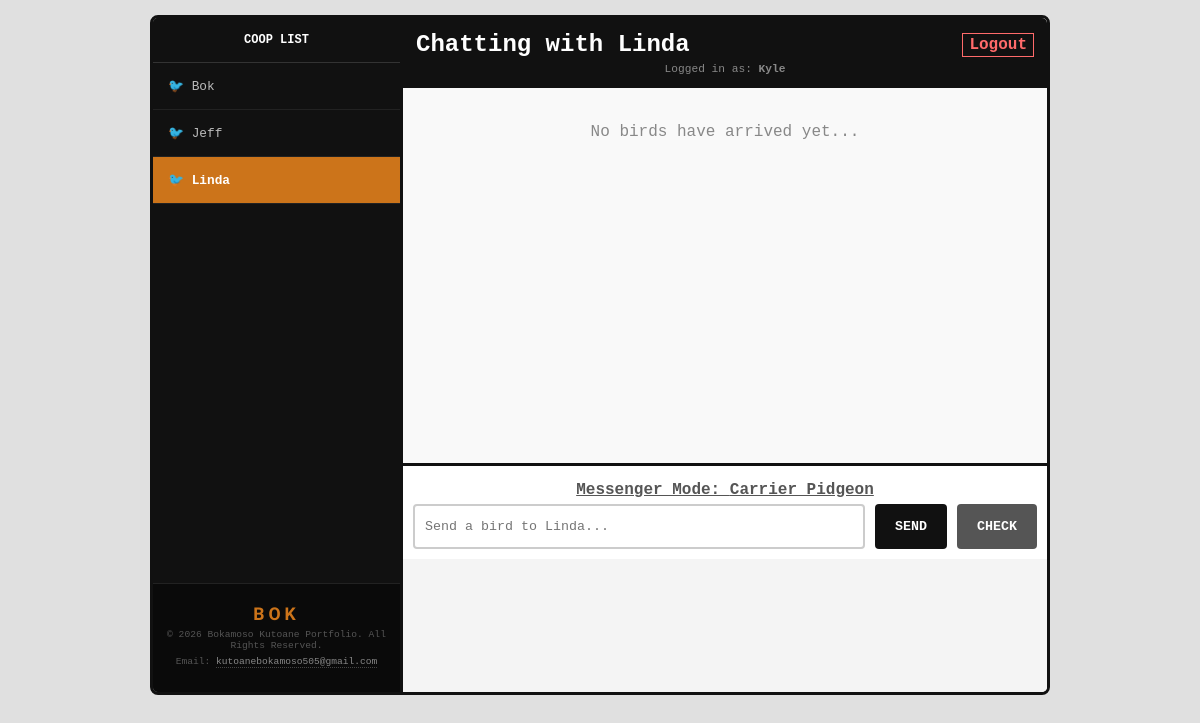
Page /index.php?user=Linda (signed in) on the committed database.
### tables this page shows
CREATE TABLE `users` (
  `id` int(11) NOT NULL,
  `username` text NOT NULL,
  `password` text NOT NULL,
  `onboarding_complete` tinyint(1) DEFAULT 0
);

### index.php (the view, shortened to what this page needs)
<?php
include "db.php";
$me = $_SESSION['username'];
$them = $_GET['user'] ?? '';
$user_sql = "SELECT username FROM users WHERE username != '$me' ORDER BY username ASC";
$user_result = mysqli_query($conn, $user_sql);
$all_users = mysqli_fetch_all($user_result, MYSQLI_ASSOC);
$messages = [];
if (!empty($them)) {
  $msg_sql = "SELECT * FROM messages
              WHERE ((name = '$me' AND receiver = '$them') OR (name = '$them' AND receiver = '$me'))
              AND scheduled_arrival <= CURRENT_TIMESTAMP
              ORDER BY scheduled_arrival DESC";
  $msg_result = mysqli_query($conn, $msg_sql);
  if ($msg_result) {
    $messages = mysqli_fetch_all($msg_result, MYSQLI_ASSOC);
  }
}
?>
<!DOCTYPE html>
<html>
  <head>
    <link rel="stylesheet" href="style.css">
  </head>
  <body>
    <div class="chat-app">
      <div class="chat-sidebar">
        <div class="sidebar-header">COOP LIST</div>
          <div class="user-list">
            <?php foreach ($all_users as $user): ?>
              <a href="index.php?user=<?php echo urlencode($user['username']); ?>"
                class="user-link <?php echo ($them == $user['username']) ? 'active' : ''; ?>">
                🐦 <?php echo htmlspecialchars($user['username']); ?>
              </a>
            <?php endforeach; ?>
          </div>
          <div class="footer-info">
            <p class="logo">BOK</p>
            <p>&copy; 2026 Bokamoso Kutoane Portfolio. All Rights Reserved.</p>
            <p>Email: <a href="mailto:kutoanebokamoso505@gmail.com">kutoanebokamoso505@gmail.com</a></p>
          </div>
        </div>
      <div class="chat-main">
        <div class="chat-header">
          <div class="header-info-top" style="display:flex; justify-content: space-between; align-items:center;">
            <h2 style="margin:0;">
              <?php echo $them ? "Chatting with " . htmlspecialchars($them) : "Bird Noise*"; ?>
            </h2>
            <a href="logout.php" class="logout-btn">Logout</a>
          </div>
          <div style="font-size: 0.7rem; margin-top: 5px; color: #888;">
            Logged in as: <strong><?php echo htmlspecialchars($me); ?></strong>
          </div>
        </div>
        <div class="chat-body">
          <?php if ($them): ?>
            <?php if (!empty($messages)): ?>
              <?php foreach ($messages as $msg): ?>
                <?php $class = (strtolower($msg['name']) === strtolower($me)) ? 'sent' : 'received'; ?>
                <div class="message-row <?php echo $class; ?>">
                  <div class="message-bubble">
                    <div class="message-top">
                      <span class="username"><?php echo htmlspecialchars($msg['name']); ?></span>
                      <span class="msg-index">via: <?php echo $msg['transportation']; ?></span>
                    </div>
                    <div class="message-text"><?php echo htmlspecialchars($msg['message']); ?></div>
                    <div class="message-times"><span><?php echo $msg['time_sent']; ?></span></div>
                  </div>
                </div>
              <?php endforeach; ?>
            <?php else: ?>
              <p style="text-align:center; padding-top:20px; color:#888;">No birds have arrived yet...</p>
            <?php endif; ?>
          <?php endif; ?>
        </div>
        <?php if ($them): ?>
          <div class="chat-footer">
            <form action="process.php" method="POST" class="chat-form">
              <div class="bird-selector" onclick="myFunction()">
                Messenger Mode: <span id="current-bird">Carrier Pidgeon</span>
              </div>
              <div class="input-group">
                <input type="text" name="message" placeholder="Send a bird to <?php echo htmlspecialchars($them); ?>..." required autocomplete="off">
                <button type="submit" name="send" class="send-btn">SEND</button>
                <button type="button" class="refresh-btn" onclick="location.reload()">CHECK</button>
              </div>
            </form>
          </div>
        <?php endif; ?>
      </div>
    </div>
  </body>
</html>

### style.css (style rules this page uses)
* { margin: 0; padding: 0; box-sizing: border-box; font-family: 'Courier New', Courier, monospace; }
body { background-color: #e0e0e0; padding: 15px; display: flex; justify-content: center; }
.chat-app { width: 100%; max-width: 900px; height: 85vh; background: white; border: 3px solid #111; border-radius: 8px; display: flex; flex-direction: row; overflow: hidden; }
.chat-header { background: #111; color: white; padding: 13px; text-align: center; }
.chat-sidebar { width: 250px; background: #111; color: white; display: flex; flex-direction: column; border-right: 3px solid #111; }
.sidebar-header { padding: 15px; background: #111; font-weight: bold; font-size: 0.75rem; text-align: center; border-bottom: 1px solid #333; }
.user-list { flex: 1; overflow-y: auto; }
.user-link { display: block; padding: 15px; color: #bbb; text-decoration: none; font-size: 0.8rem; border-bottom: 1px solid #222; transition: 0.2s; }
.user-link.active { background: #CC741A; color: white; font-weight: bold; }
.chat-main { flex: 1; display: flex; flex-direction: column; height: 100%; background: #f4f4f4; }
.logout-btn { color: #ff6b6b; text-decoration: none; border: 1px solid #ff6b6b; padding: 2px 6px; font-weight: bold; transition: 0.2s; }
.chat-body { height: 375px; background: #f9f9f9; padding: 15px; overflow-y: auto; display: flex; flex-direction: column; }
.chat-footer { padding: 10px; background: white; border-top: 3px solid #111; overflow: visible; }
.input-group { display: flex; gap: 10px; width: 100%; }
.input-group input[type="text"] { flex: 1; padding: 10px; border: 2px solid #ccc; border-radius: 4px; }
.input-group button { padding: 10px 20px; border: none; font-weight: bold; border-radius: 4px; cursor: pointer; white-space: nowrap; }
.send-btn, .refresh-btn { padding: 0 20px; border: none; border-radius: 4px; font-weight: bold; cursor: pointer; height: 45px; color: white; transition: 0.2s; }
.send-btn { background: #111; }
.refresh-btn { background: #555; }
.bird-selector { position: relative; display: inline-block; cursor: pointer; margin-top: 5px; margin-bottom: 5px; color: #555; font-weight: bold; text-align: center; width: 100%; text-decoration: underline; }
.logo { font-family: "Quantico", sans-serif; font-weight: bold; font-size: 1.2rem; color: #E5E4E2; }
.footer-info { margin-top: auto; padding: 20px 10px; background: #0a0a0a; border-top: 1px solid #222; font-size: 0.6rem; color: #555; text-align: center; }
.footer-info .logo { color: #CC741A; font-size: 1.1rem; font-weight: bold; letter-spacing: 4px; margin-bottom: 5px; }
.footer-info p { margin-bottom: 5px; }
.footer-info a { color: #888; text-decoration: none; border-bottom: 1px dotted #444; }

### rows in the picture
users: username "Bok"
users: username "Jeff"
users: username "Linda"

### other values in the picture
$them "Linda"
$me "Kyle"
